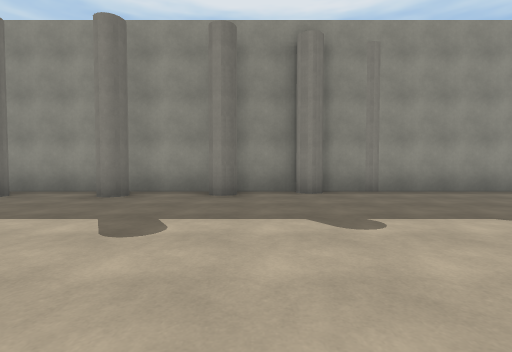
view 1 (above)

24 first-person views from a walk through a scene from a Unity 3-D project. The camera is 1.2 m above the floor, tilts 2° down and sees 85° across. The floor is counted in squares, 2 m on a side. Each view is taken from the middle of a square. On the plan, view 1 faces up. The plan holds only what a view shows up to about 9 squares ahead; the rest is blank. The place goes on beyond the plan. The player character is not drawn.

view 2
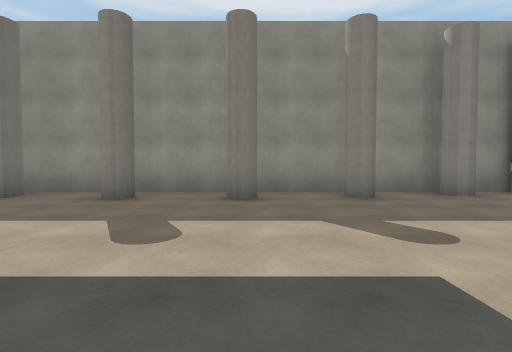

view 3
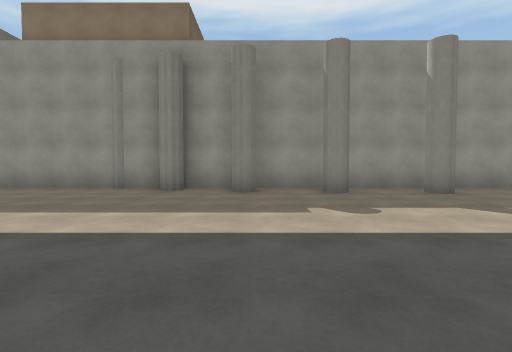

view 4
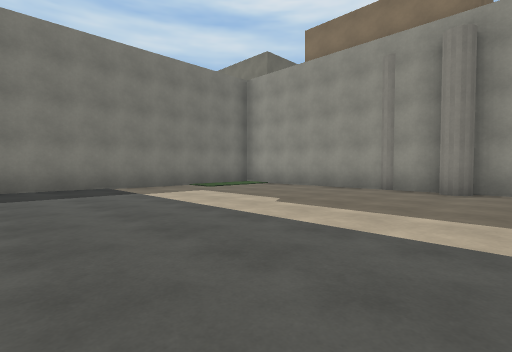

view 5
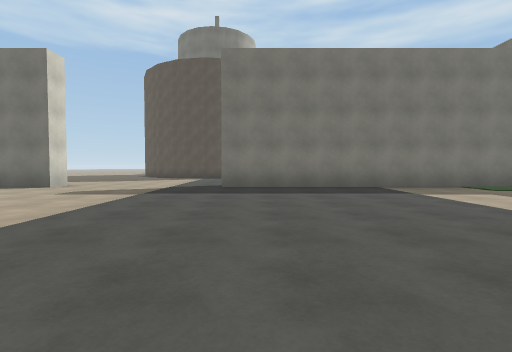

view 6
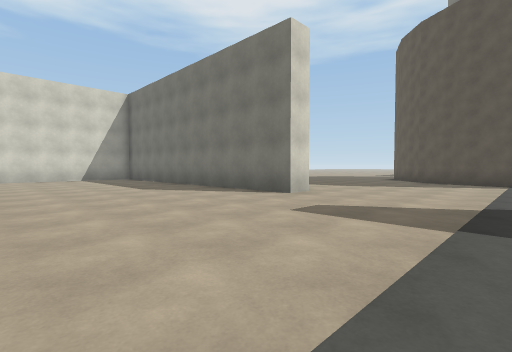

view 7
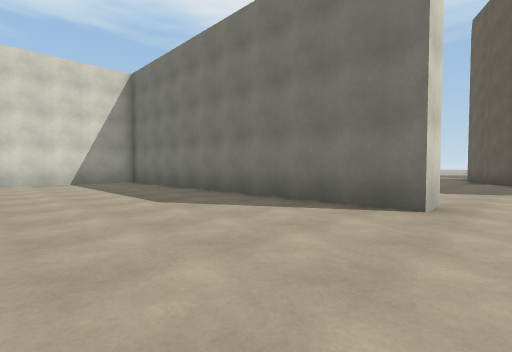

view 8
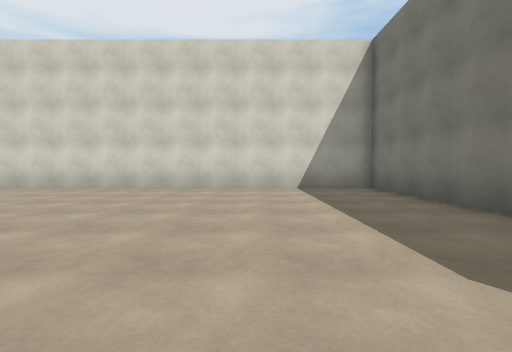

view 9
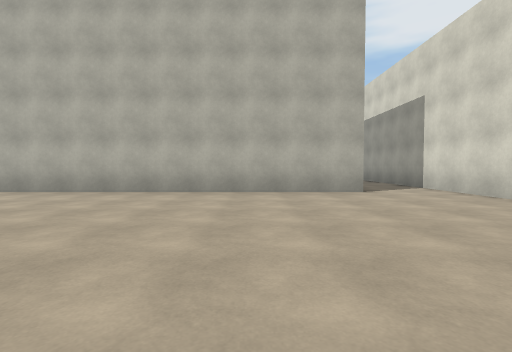

view 10
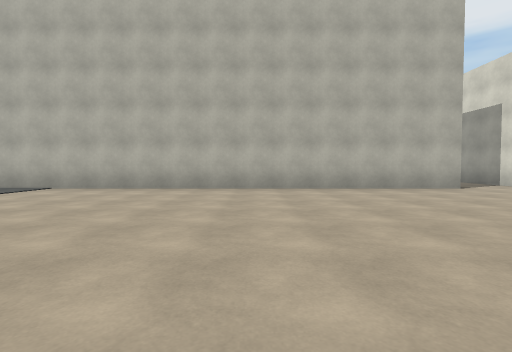

view 11
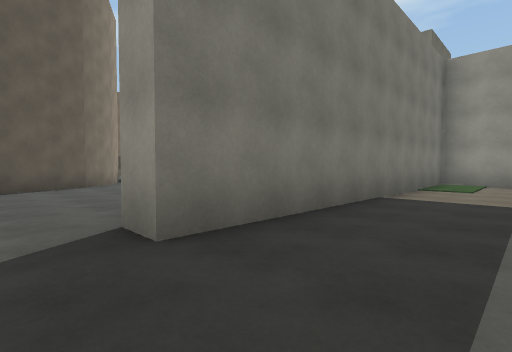

view 12
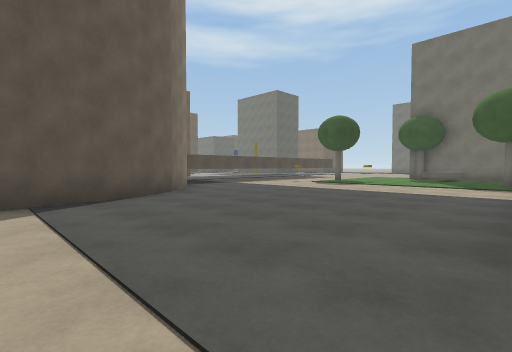

view 13
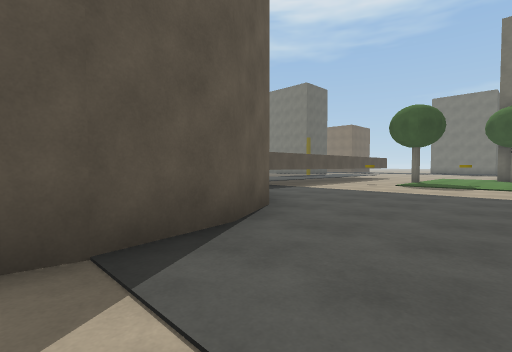

view 14
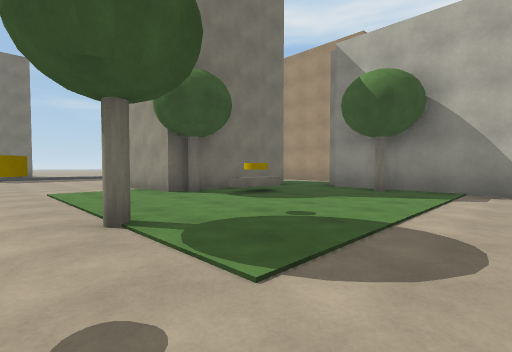

view 15
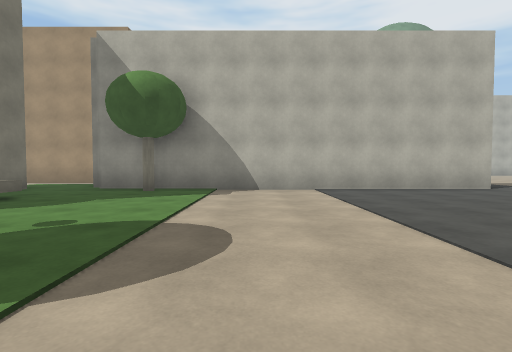

view 16
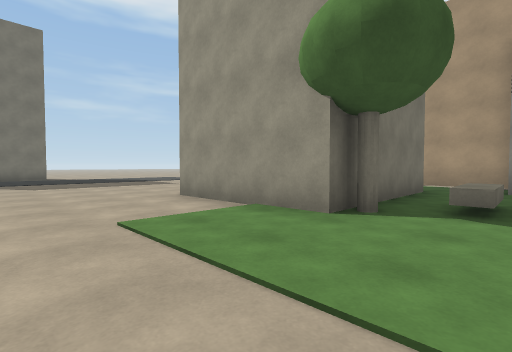

view 17
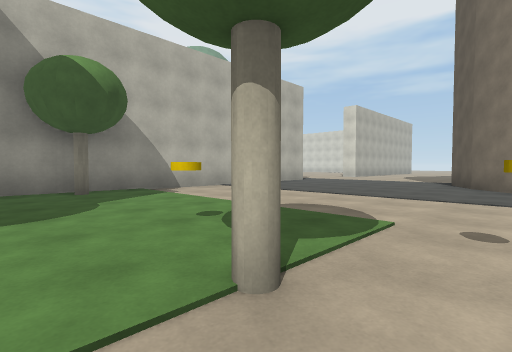

view 18
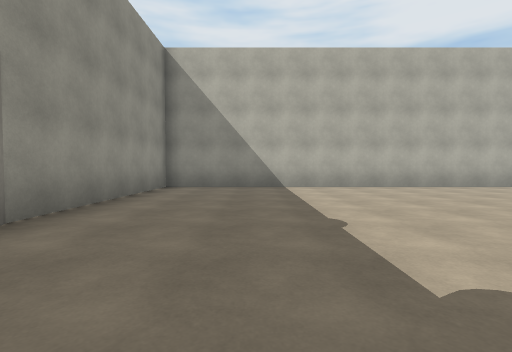

view 19
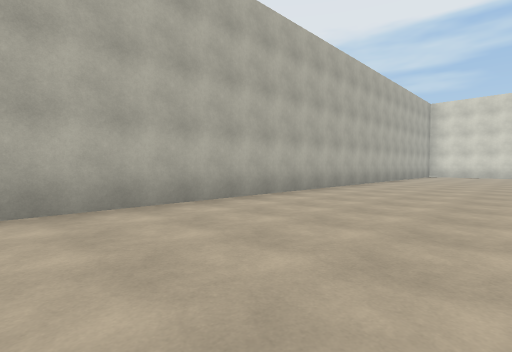

view 20
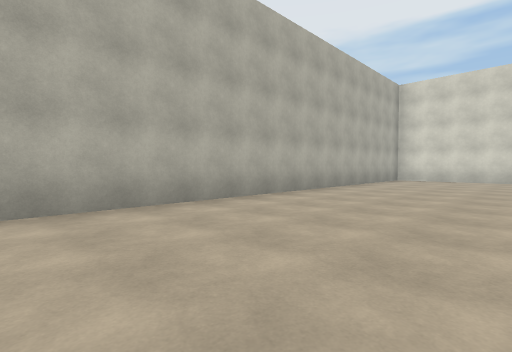

view 21
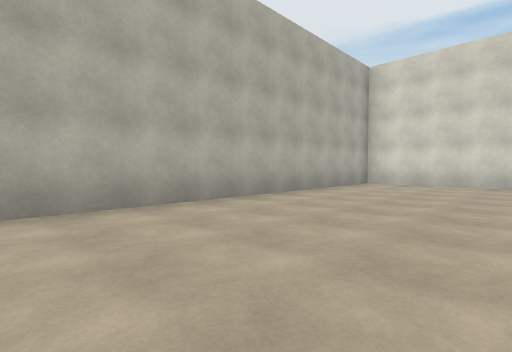

view 22
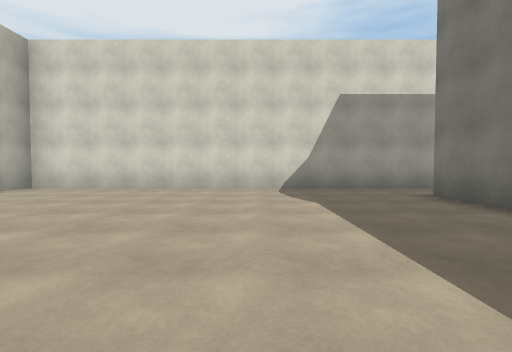

view 23
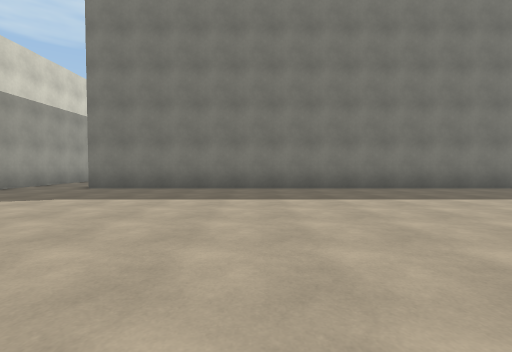

view 24
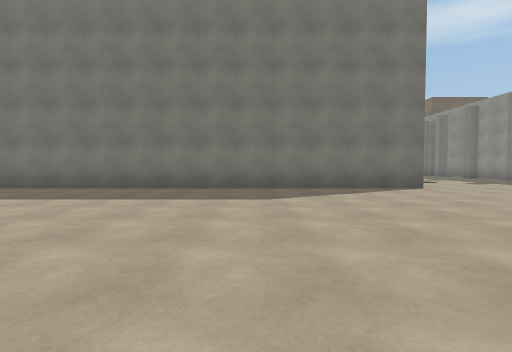

### Floor plan
Points are (right, up) in squares from view 1. A wall is a line through its corners. A room is listed if a view was taken in it or the views show most of it. See-through windows are left out.
Room 1 (views 1, 2, 3, 4, 5, 6, 7, 8, 9, 10, 11, 12, 13, 14, 15, 16, 17, 18, 19, 20, 21, 22, 23, 24)
walls: (-21.9, -8) (-21.1, -8) (-21.1, -17.6) (-9, -17.6); (-11.5, -15.6) (-11.5, -3.1); (-1.5, -0.5) (-1.5, -15.5); (-14.5, 6.6) (-21.1, 6.6) (-21.1, -3) (-21.9, -3) (-21.9, 4.6); (-7.4, 6.6) (-14, 6.6); (-21.9, 6.4) (-21.9, 7); (-3.1, -17.6) (8.1, -17.6) (8.1, 6.6) (1.5, 6.6); (-28.2, -7.4) (-28.8, -8); (-22, 8.7) (-24.6, 8.7); (-28.8, -0.9) (-27.8, -1.9) (-27.2, -3.1) (-27, -4.5) (-27.2, -5.6); (1.1, 6.6) (-5.6, 6.6); (-26, 9.4) (-26, 11.5)
ways out: opening at (-22, 8); opening at (-6.5, 6.5); gap at (-8, 6); gap at (-5, 6)
objects: other object (-28, 6); other object (-26, 9) to (-25, 9); other object (-22, 5) to (-22, 6)

Where each view was taken, in squares from view 1:
view 1: 0 up, 0 right, facing up
view 2: 0 up, 5 left, facing up
view 3: 1 down, 12 left, facing up
view 4: 1 down, 13 left, facing up-left
view 5: 2 down, 13 left, facing left
view 6: 4 down, 16 left, facing down-left
view 7: 7 down, 17 left, facing down-left
view 8: 10 down, 18 left, facing down
view 9: 13 down, 18 left, facing right
view 10: 10 down, 19 left, facing right
view 11: 4 down, 19 left, facing up-left
view 12: 5 down, 22 left, facing up-left
view 13: 5 down, 25 left, facing up-left
view 14: 3 up, 29 left, facing up-right
view 15: 3 up, 29 left, facing right
view 16: 7 up, 29 left, facing up-right
view 17: 7 up, 29 left, facing down-right
view 18: 4 up, 0 right, facing right
view 19: 0 up, 4 right, facing down-right
view 20: 5 down, 4 right, facing down-right
view 21: 8 down, 4 right, facing down-right
view 22: 10 down, 2 right, facing down
view 23: 11 down, 6 right, facing left
view 24: 5 down, 6 right, facing left
